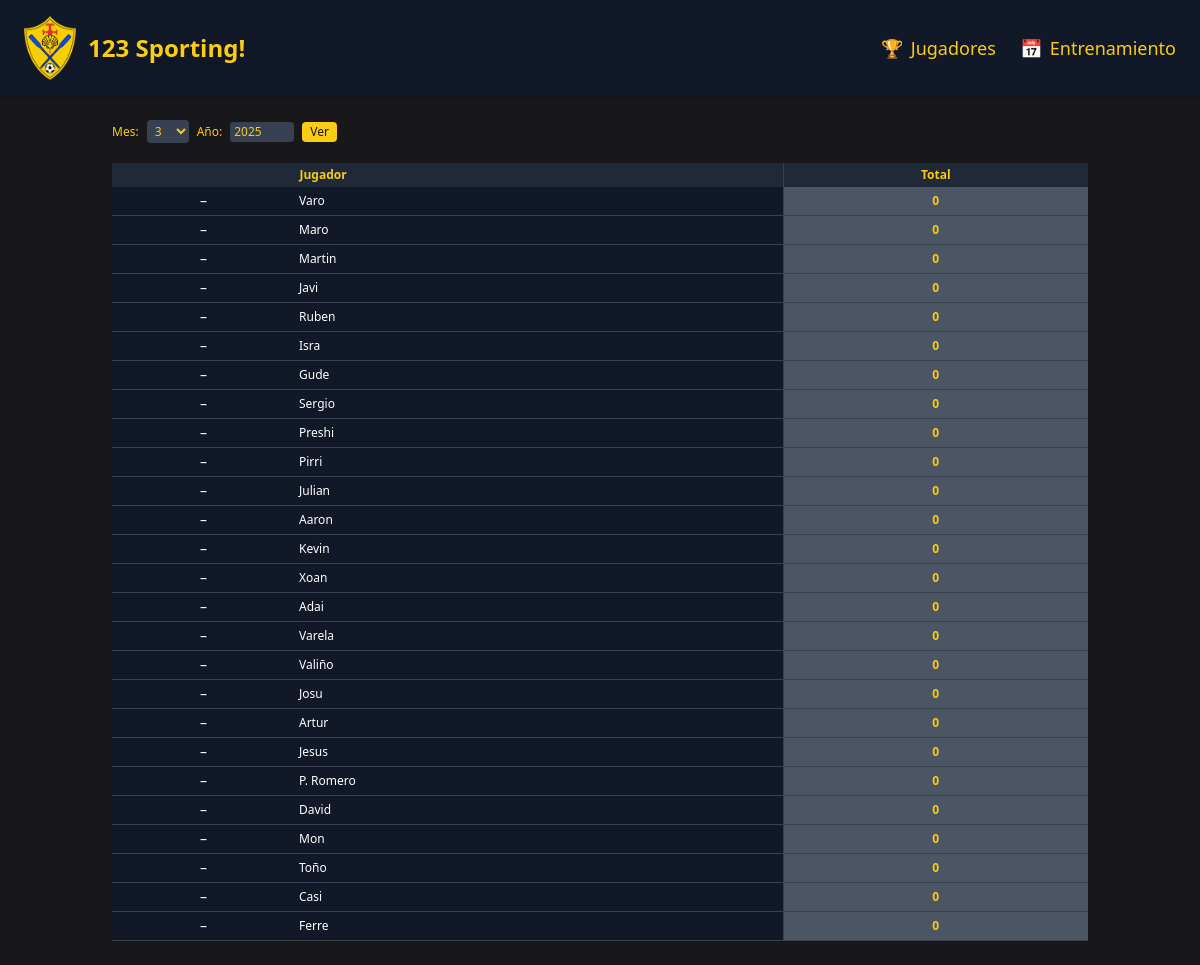
The page /players on the database its author committed.
### models.py (models this page shows)
class Player(db.Model):
    id = db.Column(db.Integer, primary_key=True)
    name = db.Column(db.String(100), nullable=False)
    points = db.relationship('TrainingPoints', backref='player', lazy=True)

### routes/players.py (the view)
@players_bp.route('/', methods=['GET'])
@players_bp.route('/players', methods=['GET'])
def list_players():
    year = request.args.get('year', type=int, default=datetime.date.today().year)
    month = request.args.get('month', type=int, default=datetime.date.today().month)
    first_day = datetime.date(year, month, 1)
    last_day = datetime.date(year, month, calendar.monthrange(year, month)[1])
    players = Player.query.all()
    points_query = TrainingPoints.query.filter(
        TrainingPoints.date.between(first_day, last_day)
    ).all()
    training_points = defaultdict(dict)
    total_points = defaultdict(int)
    for tp in points_query:
        training_points[tp.player_id][tp.date.strftime('%Y-%m-%d')] = tp.points
        total_points[tp.player_id] += tp.points
    players_sorted = sorted(players, key=lambda p: total_points[p.id], reverse=True)
    training_dates = sorted({tp.date for tp in points_query})
    return render_template(
        'players.html',
        players=players_sorted,
        training_dates=training_dates,
        training_points=training_points,
        total_points=total_points,
        month=month,
        year=year
    )

### templates/players.html (shortened to what this page needs)
{% extends "layout.html" %}
{% block content %}
<form method="GET" class="mb-5 flex gap-2 items-center text-xs">
  <label class="text-primary" for="monthSelect">Mes:</label>
  <select id="monthSelect" name="month" class="bg-gray-700 text-primary rounded px-1 py-0.5">
    {% for m in range(1,13) %}
      <option value="{{m}}" {% if m == month %}selected{% endif %}>{{m}}</option>
    {% endfor %}
  </select>
  <label class="text-primary" for="yearInput">Año:</label>
  <input id="yearInput" type="number" name="year" value="{{year}}" class="bg-gray-700 text-primary rounded px-1 py-0.5 w-16"/>
  <button type="submit" class="bg-primary text-dark rounded px-2 py-0.5">Ver</button>
</form>
<div class="overflow-x-auto w-full flex justify-end">
  <table class="table-auto min-w-full text-xs border-0 margin-top-10">
    <thead class="bg-gray-800">
      <tr>
        <th class="sticky left-0 z-20 bg-gray-800 border-r border-gray-800 px-1 py-1" style="min-width:30px;"></th>
        <th class="sticky left-8 z-20 text-primary bg-gray-800 border-r border-gray-700 px-1 py-1 text-left" style="min-width:80px;">
          Jugador
        </th>
        <th class="sticky right-0 z-20 bg-gray-800 border-l text-primary border-black-700 px-1 py-1 text-center" style="min-width:50px;">
          Total
        </th>
      </tr>
    </thead>
    <tbody>
      {% set total_players = players|length %}
      {% if total_players > 10 %}
        {% set sorted_players = players|sort(attribute='id', reverse=True) %}
        {% set threshold_red = total_points[sorted_players[-5].id] if total_players > 5 else None %}
        {% set threshold_yellow = total_points[sorted_players[-7].id] if total_players > 7 else None %}
      {% endif %}
      {% for player in players %}
        {% set row_class = "" %}
        <tr class="border-b border-gray-700 {{row_class}}">
          <td class="sticky left-0 z-10 bg-gray-900 px-1 py-1 text-center text-white border-0" style="min-width:30px;">
            <form method="POST" action="{{url_for('players.delete_player', player_id=player.id)}}" onsubmit="return confirm('¿Borrar este jugador?');">
              <button type="submit" class="text-sm">–</button>
            </form>
          </td>
          <td class="sticky left-8 z-10 bg-gray-900 px-1 py-1 text-left text-white border-r border-gray-700" style="min-width:80px;">
            {{player.name}}
          </td>
          <td class="sticky right-0 z-10 bg-gray-600 text-primary border-l border-black-700 px-1 py-1 text-center font-bold" style="min-width:50px;">
            {{total_points[player.id]}}
          </td>
        </tr>
      {% endfor %}
    </tbody>
  </table>
</div>
{% endblock %}

### templates/layout.html (shortened to what this page needs)
<!DOCTYPE html>
<html lang="es">
<head>
  <script src="https://cdn.tailwindcss.com"></script>
</head>
<body class="bg-dark text-gray-100 min-h-screen flex flex-col">
  <nav class="bg-gray-900 py-4 px-6 flex flex-wrap items-center justify-between shadow-md">
    <div class="flex items-center gap-3 w-full md:w-auto justify-between">
      <div class="flex items-center gap-3">
        <img src="/static/lampon.png" alt="Logo" class="h-16 w-auto">
        <h1 class="text-2xl md:text-2xl font-bold text-primary drop-shadow-md">123 Sporting!</h1>
      </div>
    </div>
    <div id="menu" class="hidden md:flex flex-col md:flex-row w-full md:w-auto space-y-2 md:space-y-0 md:space-x-6 text-lg mt-3 md:mt-0">
      <a href="{{ url_for('players.list_players') }}" class="text-primary hover:text-primary transition-all flex items-center gap-2">
        🏆 <span>Jugadores</span>
      </a>
      <a href="{{ url_for('training.training') }}" class="text-primary hover:text-primary transition-all flex items-center gap-2">
        📅 <span>Entrenamiento</span>
      </a>
    </div>
  </nav>
  <main class="container mx-auto px-6 py-6">
    {% block content %}{% endblock %}
  </main>
</body>
</html>

### rows shown on the page
Player: name "Varo", total_points "0"
Player: name "Maro", total_points "0"
Player: name "Martin", total_points "0"
Player: name "Javi", total_points "0"
Player: name "Ruben", total_points "0"
Player: name "Isra", total_points "0"
Player: name "Gude", total_points "0"
Player: name "Sergio", total_points "0"
Player: name "Preshi", total_points "0"
Player: name "Pirri", total_points "0"
Player: name "Julian", total_points "0"
Player: name "Aaron", total_points "0"
Player: name "Kevin", total_points "0"
Player: name "Xoan", total_points "0"
Player: name "Adai", total_points "0"
Player: name "Varela", total_points "0"
Player: name "Valiño", total_points "0"
Player: name "Josu", total_points "0"
Player: name "Artur", total_points "0"
Player: name "Jesus", total_points "0"
Player: name "P. Romero", total_points "0"
Player: name "David", total_points "0"
Player: name "Mon", total_points "0"
Player: name "Toño", total_points "0"
Player: name "Casi", total_points "0"
Player: name "Ferre", total_points "0"

### other values the page prints
form field month "3"
